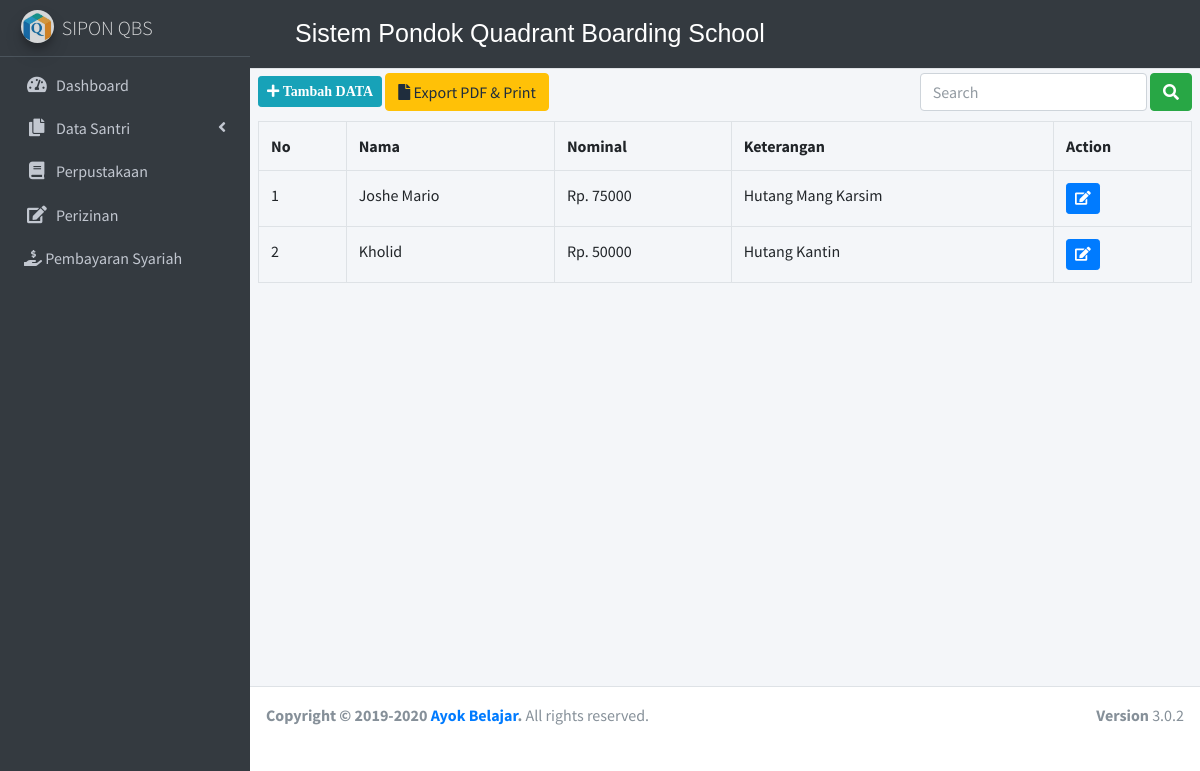
The app's page /index.php/tunggakan with its own data.
### tables this page shows
CREATE TABLE `tunggakan` (
  `id` int(11) NOT NULL,
  `nama` varchar(50) NOT NULL,
  `nominal` int(11) NOT NULL,
  `keterangan` text NOT NULL
);

### application/controllers/tunggakan.php (called while the page is built, shortened)
<?php
class Tunggakan extends CI_Controller {
	public function index()
	{
		$data['tunggakan'] = $this->m_tunggakan->tampil_data()->result();
		$this->load->view('templates/header');
		$this->load->view('templates/sidebar');
		$this->load->view('tunggakan', $data);
		$this->load->view('templates/footer');
	}
}

### index.php (called while the page is built, shortened)
<?php
require_once BASEPATH.'core/CodeIgniter.php';

### application/models/m_tunggakan.php (called while the page is built, shortened)
<?php
class M_tunggakan extends CI_Model{
    public function tampil_data()
    {
        return $this->db->get('tunggakan');
    }
}

### application/views/tunggakan.php (the view, shortened to what this page needs)
<div class="content-wrapper">
    <div class="content-header">
      <div class="container-fluid">
        <div class="row mb-2">
          <div class="col-sm-6">
            <h1 class="m-0 text-dark">Tunggakan Santri</h1>
          </div>
        </div>
      </div>
    </div>
   <section class="content">
   <button class="btn btn-info btn-sm"><i class="fa fa-plus"data-toggle="modal" data-target="#staticBackdrop"> Tambah DATA</i></button>
   <a class="btn btn-warning" href=" <?php echo base_url('tunggakan/pdf') ?>"> <i class="fa fa-file"></i> Export PDF & Print</a>
   <div class="form-inline">
      <?php echo form_open('tunggakan/search') ?>
      <input type="text" name="keyword" class="form-control" placeholder="Search">
      <button type="submit" class="btn btn-success"><i class="fa fa-search"></i></button>
      <?php echo form_close() ?>
      </div>
      <table  class="table table-bordered" id="dataTable" width="100%" cellspacing="0">
        <tr>
        <th>No</th>
        <th>Nama</th>
        <th>Nominal</th>
        <th>Keterangan</th>
        <th>Action</th>
        </tr>
        <?php
        $no = 1;
        foreach ($tunggakan as $tgk) : ?>
        <tr>
            <td><?php echo $no++ ?></td>
            <td><?php echo $tgk->nama?></td>
            <td>Rp. <?php echo $tgk->nominal?></td>
            <td><?php echo $tgk->keterangan?></td>
            <td><?php echo anchor ('tunggakan/edit/'.$tgk->id,'<div class="btn btn-primary btn-sm"><i class="fa fa-edit"></i></div>') ?></td>
        </tr>
        <?php endforeach; ?>
      </table>
   </section>
  </div>

### application/views/templates/header.php (style rules this page uses)
.form-inline { float: right; margin-bottom: 10px; }

### records on screen
tunggakan: nama "Joshe Mario", nominal "75000", keterangan "Hutang Mang Karsim"
tunggakan: nama "Kholid", nominal "50000", keterangan "Hutang Kantin"
